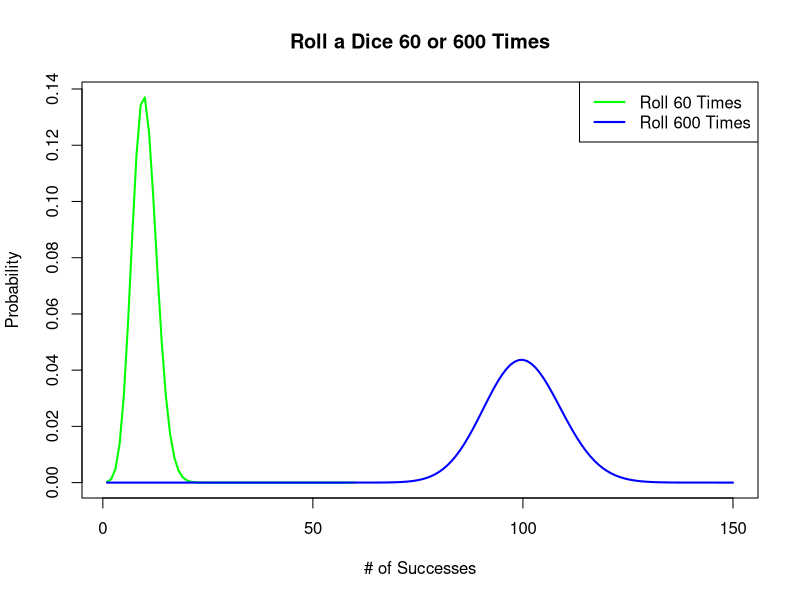
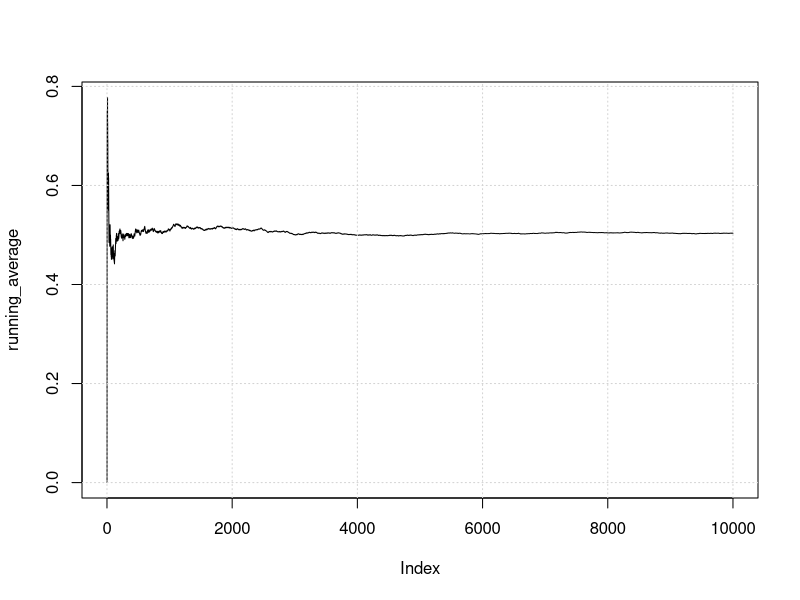
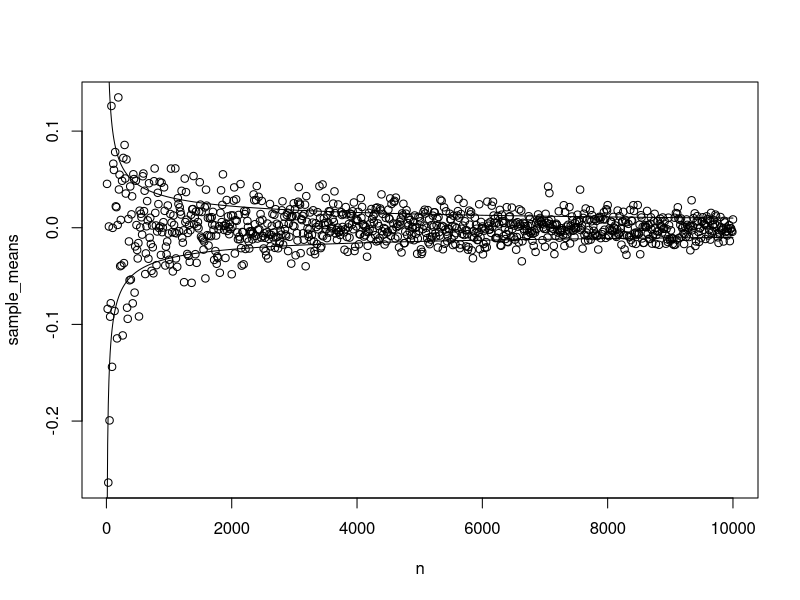
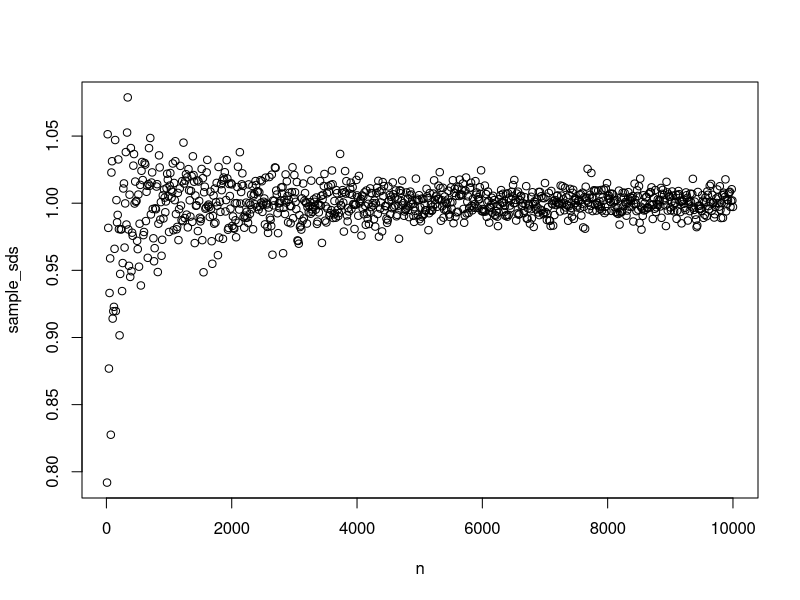

Recreate these plots in R, in order.
rm(list=ls())
# Clear Console:
cat("\014")
# Create and data frame and look at the group size in the sample
data = data.frame(index = 1:200,
                  var1 = rnorm(200),
                  group = sample(1:4, 200, replace=TRUE, prob=c(0.1,0.3,0.4,0.2)))
require(dplyr)
data %>% group_by(group) %>% summarise(n.group = n(), mean.index = mean(var1))

##----Bernoulli Sampling-----
p = 0.1
bernoulli_sample = data[runif(200)<p,] # Yay for R vectorization
  bernoulli_sample %>% group_by(group) %>% summarise(n.group = n(), mean.index = mean(var1))

##-----Stratified Sampling for equal numbers -----
n = 5
stratified_sample = data %>% group_by(group) %>% sample_n(n, replace = FALSE)
stratified_sample %>% group_by(group) %>% summarise(n.group = n(), mean.index = mean(var1))

##----Cluster Sampling-----
num_clusters = 10
data$cluster_labels = sample(rep(1:num_clusters,each=2*num_clusters))
clusters_sampled = sample(1:10, 3) # Pick three clusters to sample
cluster_sample = data[data$cluster_labels %in% clusters_sampled,]
cluster_sample %>% group_by(cluster_labels) %>% summarise(n.group = n(), mean.index = mean(var1))

##-----Law of Large Numbers----
##-----Use rolls of dice-------
## set a probability
p_six = 1/6
p_six
xs = c(10, 100, 1000, 10000, 100000)
sizes = c(60, 600, 6000, 60000, 600000)
# roll the dice and find p(x)
Map(function(x,s) dbinom(x = x, size = s, prob=p_six), xs, sizes)


# Probability of within 5%?
# 1) p(7<x<13|60 trails)
pbinom(12, size=60, prob=p_six) - pbinom(7, size=60, prob=p_six)
sum(sapply(8:12, function(x) dbinom(x, size=60, prob=p_six)))

# alternatively# 2) p(70<x<130|600 trails)
pbinom(129, size=600, prob=p_six) - pbinom(70, size=600, prob=p_six)
# alternatively
sum(sapply(71:129, function(x) dbinom(x, size=600, prob=p_six)))

# View Distributions:
x_60 = 1:60
y_60 = dbinom(x_60, size=60, prob=p_six)

x_600 = 1:150
y_600 = dbinom(x_600, size=600, prob=p_six)

plot(x_60, y_60, type='l', main='Roll a Dice 60 or 600 Times', xlab="# of Successes",
     ylab="Probability", lwd=2, col="green", xlim=c(1,150))
lines(x_600, y_600, lwd=2, col="blue")
legend("topright", c("Roll 60 Times", "Roll 600 Times"), col=c("green", "blue"),
       lty=c(1,1), lwd=c(2,2))

#Convergence of a binomial distribution.

##----Coin Flips-----
# Calculate a running average of N-trials of flipping a fair coin
n = 10000
outcomes = round(runif(n))
running_average = sapply(1:n, function(x) mean(outcomes[1:x]))
plot(running_average, type='l')
grid()

outcomes_sd = sd(outcomes)
outcomes_sd
outcomes_sd_theo = sqrt( 0.5 * (1 - 0.5) )
outcomes_sd_theo

#Convergence of normal distribution
##----St. Dev. vs. St. Error-----
n = seq(10,10000,len=1000)

sample_means = sapply(n, function(x) mean(rnorm(x)))
sample_sds = sapply(n, function(x) sd(rnorm(x)))

plot(n, sample_means) # Plot means
lines(n, 1/sqrt(n))   # Plot means +- st. error
lines(n, -1/sqrt(n))

##----St. Dev. vs. St. Error-----
n = seq(10,10000,len=1000)

sample_means = sapply(n, function(x) mean(rnorm(x)))
sample_sds = sapply(n, function(x) sd(rnorm(x)))

plot(n, sample_sds) # Plot means
lines(n, 1/sqrt(n))   # Plot means +- st. error
lines(n, -1/sqrt(n))
